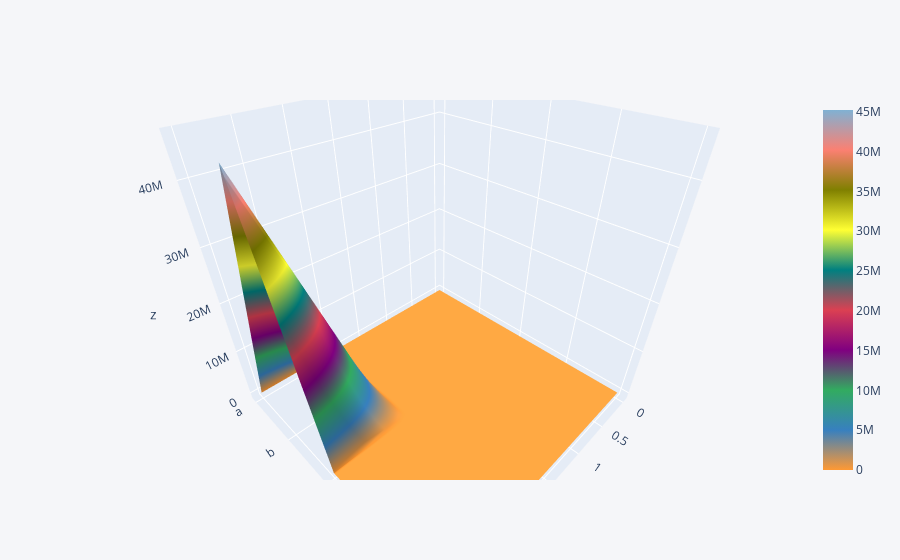

Notebook source saved alongside this figure:
### Code cell


### Figure 1 — Plotly figure (JSON) as saved in the notebook; plotly's stock layout.template omitted (floating-point values rounded to 4 significant figures)
{"data": [{"colorscale": [[0, "rgb(255, 153, 51)"], [0.1111, "rgb(55, 128, 191)"], [0.2222, "rgb(50, 171, 96)"], [0.3333, "rgb(128, 0, 128)"], [0.4444, "rgb(219, 64, 82)"], [0.5556, "rgb(0, 128, 128)"], [0.6667, "rgb(255, 255, 51)"], [0.7778, "rgb(128, 128, 0)"], [0.8889, "rgb(251, 128, 114)"], [1, "rgb(128, 177, 211)"]], "type": "surface", "x": [0, 1, 2, 3], "y": ["a", "b", "c", "d", "e"], "z": [[2, 1, 24, 3452], [3, 2, 12, 45234523], [4, 3, 123, 524], [5, 4, 4325, 2345], [1, 5, 23425, 2345]]}], "layout": {"autosize": true, "legend": {"bgcolor": "#F5F6F9", "font": {"color": "#4D5663"}}, "paper_bgcolor": "#F5F6F9", "plot_bgcolor": "#F5F6F9", "scene": {"aspectmode": "auto", "aspectratio": {"x": 1, "y": 1, "z": 1}, "camera": {"center": {"x": 0, "y": 0, "z": 0}, "eye": {"x": 0.8342, "y": 0.8342, "z": 0.8342}, "projection": {"type": "perspective"}, "up": {"x": 0, "y": 0, "z": 1}}}, "title": {"font": {"color": "#4D5663"}}, "xaxis": {"gridcolor": "#E1E5ED", "showgrid": true, "tickfont": {"color": "#4D5663"}, "title": {"font": {"color": "#4D5663"}, "text": ""}, "zerolinecolor": "#E1E5ED"}, "yaxis": {"gridcolor": "#E1E5ED", "showgrid": true, "tickfont": {"color": "#4D5663"}, "title": {"font": {"color": "#4D5663"}, "text": ""}, "zerolinecolor": "#E1E5ED"}}}
